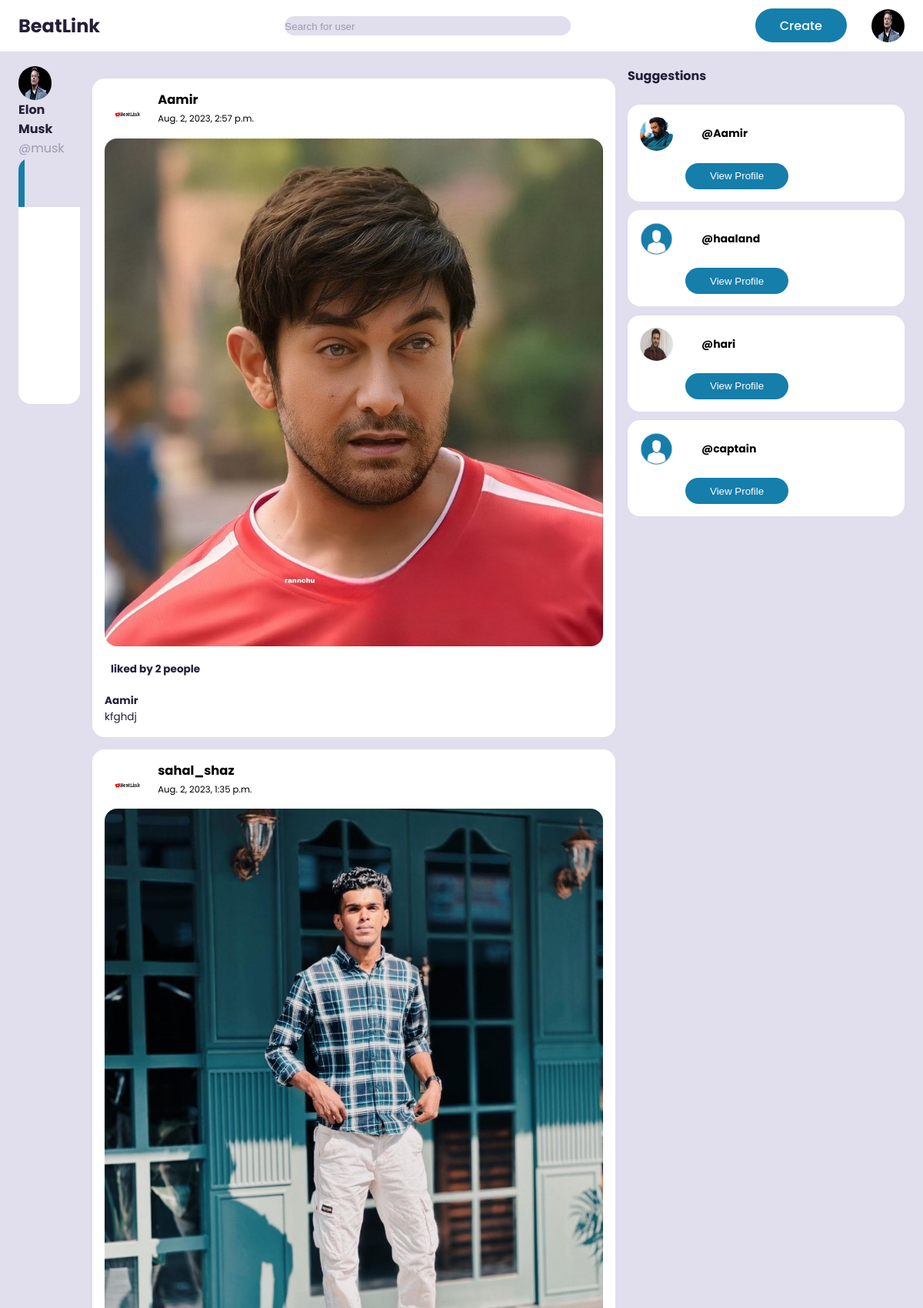
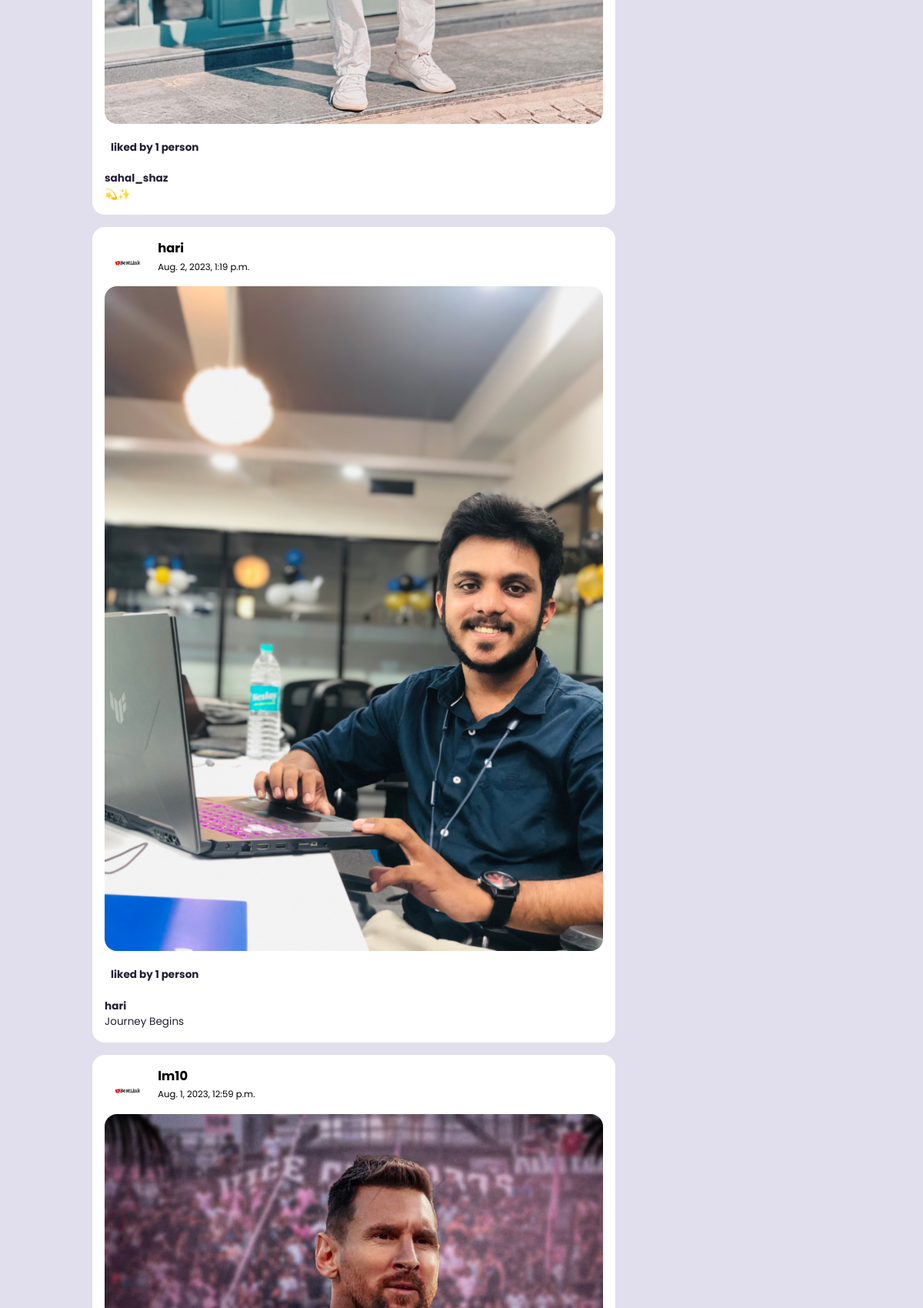
The page / (signed in, upper part) on the database its author committed (2 pictures, top to bottom).
### blapp/models.py (models this page shows, shortened)
class Profile(models.Model):
    user = models.ForeignKey(User, on_delete=models.CASCADE)
    id_user = models.IntegerField()
    bio = models.TextField(blank=True)
    profileimg = models.ImageField(upload_to='profile_images', default='BLprofile.png')
    location = models.CharField(max_length=100, blank=True)

class Post(models.Model):
    id = models.UUIDField(primary_key=True, default=uuid.uuid4)
    user = models.CharField(max_length=100)
    image = models.ImageField(upload_to='post_images')
    caption = models.TextField()
    created_at = models.DateTimeField(default=datetime.now)
    no_of_likes = models.IntegerField(default=0)

### blapp/views.py (the view)
# urls.py: path('',views.index,name='index'),
@login_required(login_url='signin_page')
def index(request):
    user_object = User.objects.get(username=request.user.username)
    user_profile = Profile.objects.get(user=user_object)
    posts = Post.objects.all()
    user_following = FollowersCount.objects.filter(follower=request.user.username)
    all_users = User.objects.all()
    user_following_all = []
    for user in user_following:
        user_list = User.objects.get(username=user.user)
        user_following_all.append(user_list)
    new_suggestions_list = [x for x in list(all_users) if (x not in list(user_following_all))]
    current_user = User.objects.filter(username=request.user.username)
    final_suggestions_list = [x for x in list(new_suggestions_list) if ( x not in list(current_user))]
    random.shuffle(final_suggestions_list)
    username_profile = []
    username_profile_list = []
    for users in final_suggestions_list:
        username_profile.append(users.id)
    for ids in username_profile:
        profile_lists = Profile.objects.filter(id_user=ids)
        username_profile_list.append(profile_lists)
    suggestions_username_profile_list = list(chain(*username_profile_list))
    return render(request, 'index.html',{'user_profile':user_profile, 'posts':posts,'suggestions_username_profile_list': suggestions_username_profile_list[:4]})

### templates/index.html (shortened to what this page needs)
{% load static %}
<!DOCTYPE html>
<html lang="en">
<head>
    <link rel="stylesheet" href="https://unicons.iconscout.com/release/v2.1.6/css/unicons.css">
    <link rel="stylesheet" href="https://cdnjs.cloudflare.com/ajax/libs/font-awesome/4.7.0/css/font-awesome.min.css">
    <link rel="stylesheet" href="https://cdn.jsdelivr.net/npm/bootstrap-icons@1.10.5/font/bootstrap-icons.css">
    <link rel="stylesheet" href="{% static 'style/index.css' %}" />
</head>
<body>
    <nav>
        <div class="container">
            <h2 class="logo">BeatLink</h2>
            <div class="search-bar">
                <form action="/search" method="post">
                <input type="search" name="username" placeholder="Search for user">
                <button class="find" type="submit"></button></form>
            </div>
            <div class="create">
                <a href="{% url 'upload' %}"><label class="btn btn-primary" for="create-post">Create</label></a>
                    <div class="profile-pic">
                       <a href="{% url 'profile_page' %}"> <img src="{{user_profile.profileimg.url}}"   id="profile" /></a>
        </div>
    </nav>
    <main>
        <div class="container">
            <div class="left">
                <a class="profile" href="{% url 'profile_page' %}">
                    <div class="profile-pic">
                  <img src="{{user_profile.profileimg.url}}" alt="Profile Picture" >
                    </div>
                    <div class="handle">
                        <h4>{{user.first_name}}</h4>
                        <p class="text-muted">@{{user.username}}</p>
                    </div>
                </a>
                <div class="sidebar">
                  <a class="menu-item {% block home_active %}active{% endblock %}" href="{% url 'index' %}">
                    <span></span> <h3>Home</h3>
                  </a>
                  <a class="menu-item {% block following_active %}{% endblock %}" href="{% url 'following_page' %}">
                    <span></span> <h3>Following</h3>
                  <a class="menu-item {% block saved_active %}{% endblock %}" href="{% url 'saved' %}">
                    <span></span> <h3>Saved</h3>
                  </a>
                  <a class="menu-item {% block profile_active %}{% endblock %} " href="{% url 'profile_page' %}">
                    <span></span> <h3>Profile</h3>
                  </a>
                  <a class="menu-item  " href="{% url 'user_logout' %}">
                    <span></span> <h3>Logout</h3>
                  </a>
              </div>
            </div>
          <div class="middle">
            {% block content %}
            {% for post in posts reversed %}
            <div class="feeds">
              <div class="feed">
                <div class="user">
                  <div class="profile-pic" id="set">
                      <a href="/profile/{{post.user}}"><img id="prof" src="{% static 'images/BLlogo.png'  %}" alt=""></a>
                  </div>
                  <a href="/profile/{{post.user}}" class="dev"><div class="info">
                      <h3>{{post.user}}</h3>
                      <small>{{post.created_at}}</small>
                  </div ></a>
              </div>
              <div class="photo">
                <a href="{{post.image.url}}">
                  <img src="{{post.image.url}}" alt=""></a>
              </div>
              <div class="liked-by">
                {% if post.no_of_likes == 0 %}
                  <p><b>No likes</b></p>
                  {% elif post.no_of_likes == 1 %}
                  <p><b>liked by {{post.no_of_likes}} person</b></p>
                  {% else %}
                  <p><b>liked by {{post.no_of_likes}} people</b></p>
                  {% endif %}
              </div><br>
              <div class="caption">
                  <p><b>{{post.user}}</b>{{post.caption|linebreaks}}</p>
              </div>
              </div>
            </div>
            {% endfor %}
          </div>
            <div class="right">
            <div class="Suggestions">
              <h4>Suggestions</h4>
              <br>
              {% for suggestion in suggestions_username_profile_list %}
              <div class="request">
                  <div class="info">
                      <div class="profile-pic">
                          <a href=""><img src="{{suggestion.profileimg.url}}"></a>
                      </div>
                      <div class="usename">
                          <h4 style="color: black;">@{{suggestion.user}}</h4>
                      </div>
                  </div>
                  <div class="action">
                      <a href="/profile/{{suggestion.user}}"><button class="btn btn-primary">View Profile</button></a>
                  </div>
              </div>
              {% endfor %}
        </div>
      </div>
      {% endblock %}
    </main>
</body>
</html>

### static/style/index.css (style rules this page uses)
:root { --border-radius: 2rem; --card-border-radius: 1rem; --btn-padding: 0.6rem 2rem; --search-padding: 0.6rem 1rem; --card-padding: 1rem; --color-white: hsl(252, 30%, 100%); --color-gray: hsl(252, 15%, 65%); --color-light:hsl(252, 30%, 90%); --color-dark: hsl(252, 30%, 17%); --color-primary: #157eab; --color-success: hsl(120, 95%, 60%); --color-danger: hsl(0, 95%, 65%); --color-black: hsl(252, 30%, 10%); --sticky-top-left: 5.4rem; --sticky-top-right: -18rem; }
*,*::before,*::after { margin: 0; padding: 0; box-sizing: border-box; text-decoration: none; list-style: none; border: 0; }
body { font-family: 'Poppins', sans-serif; color: var(--color-dark); background: var(--color-light); overflow-x: hidden; }
.container { width: 80%; margin: 0 auto; }
.profile-pic { width: 2.7rem; aspect-ratio: 1/1; border-radius: 50%; overflow: hidden; }
img { display: block; width: 100%; height: 100%; }
.btn { display: inline-block; padding: var(--btn-padding); font-weight: 500; border-radius: var(--border-radius); cursor: pointer; transition: all 300ms ease; }
.btn-primary { background: var(--color-primary); color: white; }
.text-muted { color: var(--color-gray) }
nav { width: 100%; padding: 0.7rem 0; position: fixed; top: 0; z-index: 10; background: var(--color-white); }
nav .container { display: flex; align-items: center; justify-content: space-between; }
.search-bar { background: var(--color-light); border-radius: var(--border-radius); padding: var(--seacrh-padding); }
.search-bar input[type="search"] { background: transparent; width: 30vw; }
nav .search-bar input[type="search"]::placeholder { color: var(--color-gray); }
nav .create { display: flex; align-items: center; gap: 2rem; }
main { position: relative; top: 5.4rem; }
main .container { display: grid; grid-template-columns: 18vw auto 20vw; gap: 2rem; position: relative; }
main .container .left { height: max-content; position: sticky; top: var(--sticky-top-left); }
.left .sidebar { margin-top: 1 rem; background: var(--color-white); border-radius: var(--card-border-radius); }
.left .sidebar .menu-item { display: flex; align-items: center; position: relative; height: 4rem; cursor: pointer; transition: all 300ms ease; }
.left .sidebar .active { background: var(--color-light); }
.left .sidebar .active::before { content: ""; display: block; width: 0.5rem; height: 100%; position: absolute; background: var(--color-primary); }
.left .sidebar .menu-item:first-child.active { border-top-left-radius: var(--card-border-radius); overflow: hidden; }
.handle h4 { color: var(--color-dark); }
.middle .feeds .feed { background: var(--color-white); border-radius: var(--card-border-radius); padding: var(--card-padding); margin: 1rem 0; font-size: 0.85rem; line-height: 1.5; }
.middle .feed .user { display: flex; gap: 1rem; }
.middle .feed .photo { border-radius: var(--card-border-radius); overflow: hidden; margin: 0.7rem 0; }
.middle .liked-by { display: flex; }
.middle .liked-by p { margin-left: 0.5rem; }
#prof { height: 48px; width: 2.7rem; aspect-ratio: 1/1; border-radius: 60%; overflow: hidden; }
#set { margin-left: 10px; margin-top: 7px; }
.dev { text-decoration: none; }
.dev h3 { color: black; }
.dev small { color: black; }
.right .request { background: var(--color-white); padding: var(--card-padding); border-radius: var(--card-border-radius); margin-bottom: 0.7rem; position: relative; }
.right .request .info { display: flex; align-items: center; gap: 1rem; margin-bottom: 1rem; }
.usename { position: absolute; margin-left: 80px; }
.right .request .action { display: flex; margin-left: 59px; }
.info h3 { color: black; }
.info { flex: 1; margin-left: 20px; margin-top: 13px; }
.info, .description { margin: 0; font-size: 14px; color: #555; }
@media screen and (max-width:1200px) { .container { width: 96%; } }
@media screen and (max-width:1200px) { main .container { grid-template-columns: 5rem auto 30vw; gap: 1rem; } }
@media screen and (max-width:1200px) { .left { width: 5rem; z-index: 5; } }

### rows shown on the page
Profile: profileimg (picture)
Post: user "Aamir", created_at "Aug. 2, 2023, 2:57 p.m.", image (picture), no_of_likes "2", caption "kfghdj"
Post: user "sahal_shaz", created_at "Aug. 2, 2023, 1:35 p.m.", image (picture), no_of_likes "1", caption "💫✨"
Post: user "hari", created_at "Aug. 2, 2023, 1:19 p.m.", image (picture), no_of_likes "1", caption "Journey Begins"
Post: user "lm10", created_at "Aug. 1, 2023, 12:59 p.m.", image (picture)
Profile: profileimg (picture), user "Aamir"
Profile: profileimg (picture), user "haaland"
Profile: profileimg (picture), user "hari"
Profile: profileimg (picture), user "captain"

### other values the page prints
{{ user.first_name }} "Elon Musk"
{{ user.username }} "musk"
